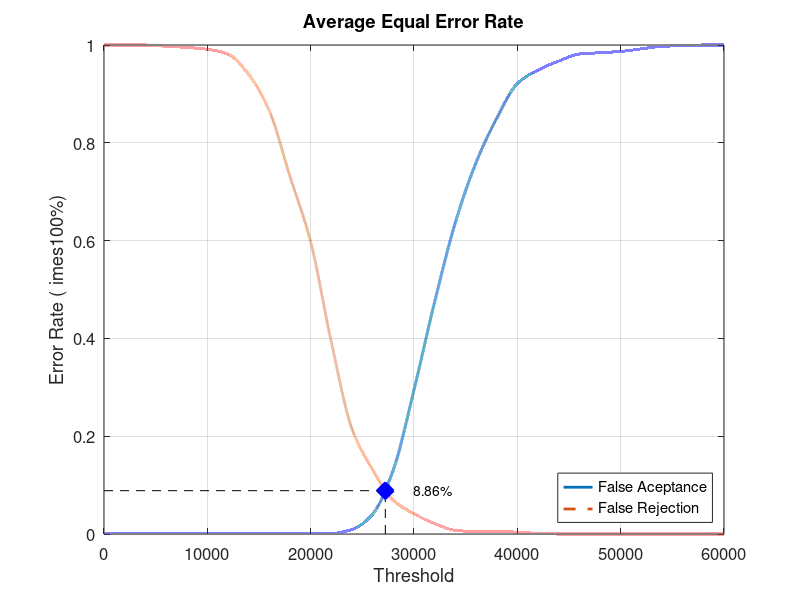
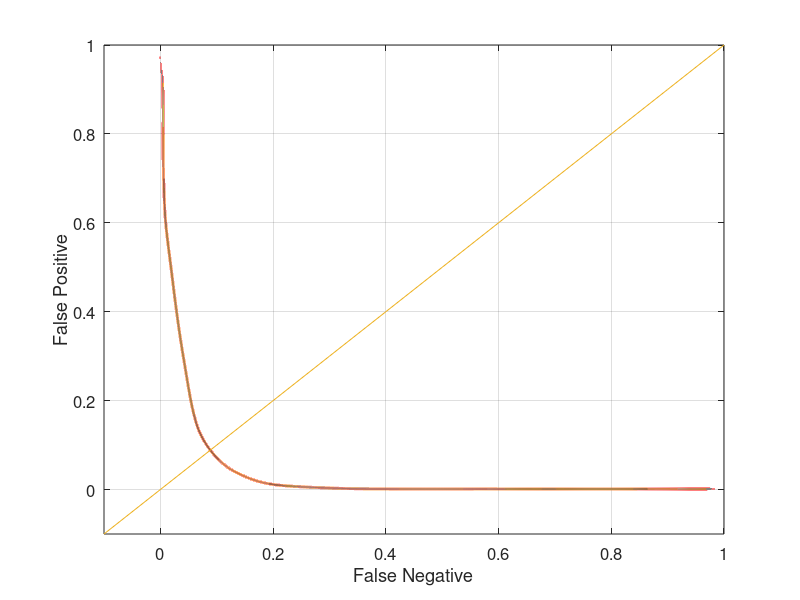

These figures' MATLAB source, in order:
close all;
clear;
clc;
x = 0:2000:60000;
xq = 0:0.5:60000;

y0 = [0 0.00131579 0.00131579 0.00131579 0.00131579 0.00131579 0.00131579 0.00131579 0.00131579 0.00131579 0.00131579 0.00131579 0.00921053 0.0407895 0.131579 0.294737 0.475 0.636842 0.759211 0.85 0.921053 0.948684 0.967105 0.981579 0.98421 0.986842 0.992105 0.997368 0.998684 1 1]
yy0 = interp1(x, y0, xq, 'pchip');
y1 = [1 1 1 0.9975 0.995 0.99125 0.98125 0.94 0.865 0.73125 0.5975 0.3925 0.215 0.13125 0.06875 0.04125 0.02125 0.0075 0.005 0.005 0.00375 0.00125 0 0 0 0 0 0 0 0 0]
yy1 = interp1(x, y1, xq, 'pchip');

% Calculating EER: 
y2 = abs(y0 - y1);
find(y2 == min(y2))
yy2 = abs(yy0 - yy1);
xEER = find(yy2 == min(yy2));
xEERIndex = xq(xEER) % X-axis EER
yEER = yy0(xEER) % Y-axis EER

main = figure
plot(xq, yy0,'-','LineWidth', 2);	hold on
plot(xq, yy1,'--','LineWidth', 2);	hold on
plot([xEERIndex xEERIndex], [0 yEER], 'k--');	hold on
plot([0 xEERIndex], [yEER yEER], 'k--');	hold on
plot(xEERIndex, yEER, 'bx', 'LineWidth', 10);	hold on
text(xEERIndex + 10 * xEERIndex / 100, yEER, [num2str(round((10000 * yEER)) / 100) '%'])
legend('False Aceptance', 'False Rejection', 'Location', 'SouthEast')
xlabel('Threshold')
ylabel('Error Rate (	imes100%)')
title('Average Equal Error Rate')
set(gca, 'FontSize', 12)
axis([0 60000 0 1])
grid on

print(main, 'Experiment4AverageMain', '-dpng');
FNRxFPR = figure('Color', [1 1 1]);
plot(yy1, yy0, '-', yy1, yy0, 'LineWidth', 2);
hold on
y = -0.1:0.1:1
plot(y, y); 
set(gca, 'FontSize', 12)
xlabel('False Negative')
ylabel('False Positive')
axis([-0.1 1 -0.1 1])
set(gca, 'FontSize', 12)
grid on

print(FNRxFPR, 'Experiment4AverageFNRxFPR','-dpng');
